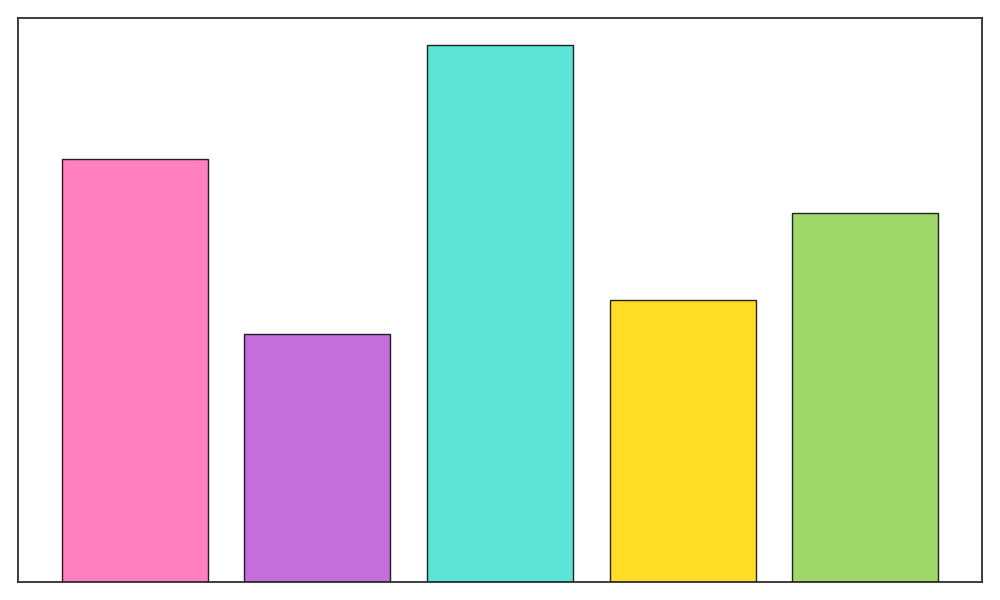

Source code (Python):
import matplotlib.pyplot as plt
import numpy as np

beverages = ['Organic Tea', 'Herbal Infusion', 'Kombucha', 'Coconut Water', 'Aloe Vera Juice']
production_volumes = [55, 42, 63, 80, 37]
colors = ['#8FD14F', '#FFD700', '#FF69B4', '#40E0D0', '#BA55D3']

# Randomly shuffle production volumes and colors while preserving the original dimensional structure
shuffled_indices = np.random.permutation(len(production_volumes))
production_volumes = [production_volumes[i] for i in shuffled_indices]
colors = [colors[i] for i in shuffled_indices]

fig, ax = plt.subplots(figsize=(10, 6))
ax.bar(beverages, production_volumes, color=colors, alpha=0.85, edgecolor='black')
ax.set_xticklabels([])
ax.set_yticklabels([])
plt.tight_layout()
plt.show()
